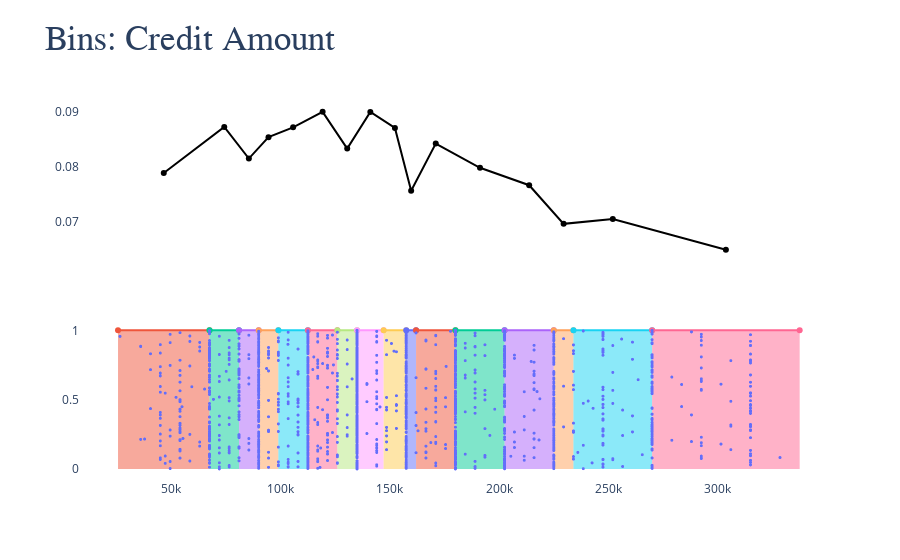

Notebook code for this chart:
### Code cell
#fig = go.Figure()
fig = make_subplots(rows=2, cols=1, shared_xaxes=True)

# Row 0: Bins and scatter
row1 = px.scatter(data.query('amt_income_total < 337500').sample(2000),
                 x='x', y='y', title='Credit Amount Bins')
fig.append_trace(row1.data[0], row=2, col=1)
for p in pairwise(bins_[:-1]):
    fig.add_trace(go.Scatter(x=p, y=[1, 1], fill='tozeroy'), row=2, col=1)


# Row 1: Mean Default Rate
fig.add_trace(go.Scatter(x=dr_x, y=dr_y, marker_color='black'), row=1, col=1)
fig.update_traces(marker=dict(size=3),
                  selector=dict(mode='markers'))

fig.update_layout(
        title='Bins: Credit Amount',
        title_font_family="Rockwell",
        title_font_size=35,
        showlegend=False,
        yaxis=dict(title=''),
        hoverlabel=dict(
            bgcolor="white",
            font_size=16,
            font_family="Rockwell",
        ))
PlotMng.save_plot(fig, '2_credit_amount_bins.html')
fig

### Figure 1 — Plotly figure (JSON) as saved in the notebook; plotly's stock layout.template omitted (floating-point values rounded to 4 significant figures; data arrays with more than 128 entries replaced by an {"elided": "..."} marker saying what was removed)
{"data": [{"hovertemplate": "x=%{x}<br>y=%{y}<extra></extra>", "legendgroup": "", "marker": {"color": "#636efa", "size": 3, "symbol": "circle"}, "mode": "markers", "name": "", "showlegend": false, "type": "scattergl", "x": {"elided": "2000 float values"}, "xaxis": "x2", "y": {"elided": "2000 float values"}, "yaxis": "y2"}, {"fill": "tozeroy", "type": "scatter", "x": [25650, 67500], "xaxis": "x2", "y": [1, 1], "yaxis": "y2"}, {"fill": "tozeroy", "type": "scatter", "x": [67500, 81000], "xaxis": "x2", "y": [1, 1], "yaxis": "y2"}, {"fill": "tozeroy", "type": "scatter", "x": [81000, 90000], "xaxis": "x2", "y": [1, 1], "yaxis": "y2"}, {"fill": "tozeroy", "type": "scatter", "x": [90000, 99000], "xaxis": "x2", "y": [1, 1], "yaxis": "y2"}, {"fill": "tozeroy", "type": "scatter", "x": [99000, 112500], "xaxis": "x2", "y": [1, 1], "yaxis": "y2"}, {"fill": "tozeroy", "type": "scatter", "x": [112500, 126000], "xaxis": "x2", "y": [1, 1], "yaxis": "y2"}, {"fill": "tozeroy", "type": "scatter", "x": [126000, 135000], "xaxis": "x2", "y": [1, 1], "yaxis": "y2"}, {"fill": "tozeroy", "type": "scatter", "x": [135000, 147150], "xaxis": "x2", "y": [1, 1], "yaxis": "y2"}, {"fill": "tozeroy", "type": "scatter", "x": [147150, 157500], "xaxis": "x2", "y": [1, 1], "yaxis": "y2"}, {"fill": "tozeroy", "type": "scatter", "x": [157500, 162000], "xaxis": "x2", "y": [1, 1], "yaxis": "y2"}, {"fill": "tozeroy", "type": "scatter", "x": [162000, 180000], "xaxis": "x2", "y": [1, 1], "yaxis": "y2"}, {"fill": "tozeroy", "type": "scatter", "x": [180000, 202500], "xaxis": "x2", "y": [1, 1], "yaxis": "y2"}, {"fill": "tozeroy", "type": "scatter", "x": [202500, 225000], "xaxis": "x2", "y": [1, 1], "yaxis": "y2"}, {"fill": "tozeroy", "type": "scatter", "x": [225000, 234000], "xaxis": "x2", "y": [1, 1], "yaxis": "y2"}, {"fill": "tozeroy", "type": "scatter", "x": [234000, 270000], "xaxis": "x2", "y": [1, 1], "yaxis": "y2"}, {"fill": "tozeroy", "type": "scatter", "x": [270000, 337500], "xaxis": "x2", "y": [1, 1], "yaxis": "y2"}, {"marker": {"color": "black"}, "type": "scatter", "x": [46575, 74250, 85500, 94500, 105750, 119250, 130500, 141075, 152325, 159750, 171000, 191250, 213750, 229500, 252000, 303750], "xaxis": "x", "y": [0.07886, 0.08726, 0.08149, 0.08541, 0.08719, 0.09003, 0.08331, 0.09001, 0.08708, 0.07562, 0.08422, 0.0798, 0.07662, 0.06956, 0.07045, 0.06483], "yaxis": "y"}], "layout": {"autosize": true, "hoverlabel": {"bgcolor": "white", "font": {"family": "Rockwell", "size": 16}}, "paper_bgcolor": "rgba(0, 0, 0, 0)", "plot_bgcolor": "rgba(0, 0, 0, 0)", "showlegend": false, "title": {"font": {"family": "Rockwell", "size": 35}, "text": "Bins: Credit Amount"}, "xaxis": {"anchor": "y", "autorange": true, "domain": [0, 1], "matches": "x2", "range": [7975.0, 347100.0], "showticklabels": false, "type": "linear"}, "xaxis2": {"anchor": "y2", "autorange": true, "domain": [0, 1], "range": [7975.0, 347100.0], "type": "linear"}, "yaxis": {"anchor": "x", "autorange": true, "domain": [0.575, 1], "range": [0.06172, 0.09314], "title": {"text": ""}, "type": "linear"}, "yaxis2": {"anchor": "x2", "autorange": true, "domain": [0, 0.425], "range": [-0.1098, 1.122], "type": "linear"}}}
